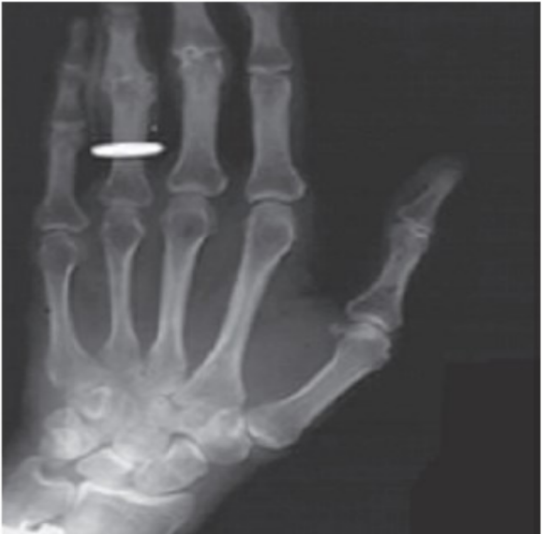
#> input picture BT03/img/hand.png, 542 x 534 px
$ python Cau1.py
#> lines starting #> are read from the running program, lines starting #| are printed output that depends on the picture
import cv2
import numpy as np
import matplotlib.pyplot as plt
from math import e

plt.rcParams.update({'font.size': 5})
img = cv2.imread('img/hand.png', cv2.IMREAD_GRAYSCALE)
#> img: shape (534, 542); min 43, max 255, mean 83.9
img = cv2.resize(img, (420, 344))
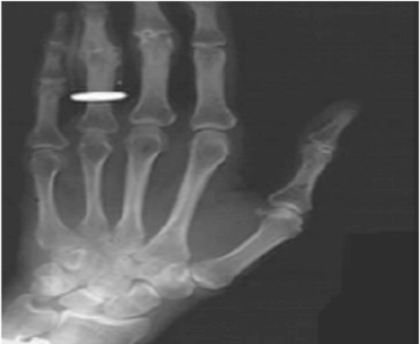
#> img: shape (344, 420); min 43, max 254, mean 83.9
rows, cols = img.shape
#> rows = 344; cols = 420
crow,ccol = rows//2 , cols//2
#> crow = 172; ccol = 210
Do = 25

# Low pass Filter using Distance Matrix
def LowDesign(img, rows, cols, Do):
    # D is distance Matrix
#> called with rows = 344, cols = 420, Do = 25
    D = np.zeros([rows, cols], dtype=np.uint32)
    # H is Filter
    H = np.zeros([rows, cols,2], dtype=np.uint8)
    r = rows // 2
#> r = 172
    c = cols // 2
#> c = 210
    # Distance Vector
    for u in range(0, rows):
        for v in range(0, cols):
            D[u, v] = ((u - r)**2 + (v - c)**2)**0.5
            square = -D[u,v]**2/2*Do**2
            H[u,v] = e**square
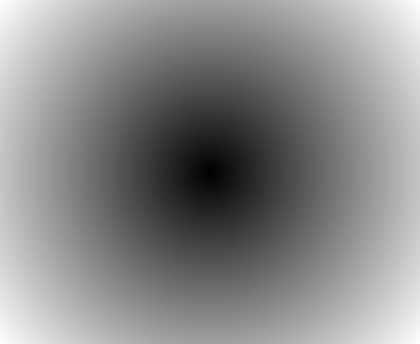
#> D: shape (344, 420) uint32; min 0, max 271, mean 146.1; drawn with min black and max white
    # Using Cut off frequncy applying 0 and 255 in H to make alow pass filter and center = 1

    return H

# High pass Filter using Distance Matrix
def HighDesign(img, rows, cols, Do):
    # D is distance Matrix
#> called with rows = 344, cols = 420, Do = 25
    D = np.zeros([rows, cols], dtype=np.uint32)
    # H is Filter
    H = np.zeros([rows, cols,2], dtype=np.uint8)
    r = rows // 2
#> r = 172
    c = cols // 2
#> c = 210
    # Distance Vector
    for u in range(0, rows):
        for v in range(0, cols):
            D[u, v] = ((u - r)**2 + (v - c)**2)**0.5
            square = -D[u,v]**2/2*Do**2
            H[u,v] = 1 - e**square
    # Using Cut off frequncy applying 0 and 255 in H to make alow pass filter and center = 1

    return H


# create a mask remain all zeros, center is 1,
L= LowDesign(img, rows, cols, Do)
H= HighDesign(img, rows, cols, Do)
# apply mask and inverse DFT
dft = cv2.dft(np.float32(img),flags = cv2.DFT_COMPLEX_OUTPUT)
dft_shift = np.fft.fftshift(dft)
fshift = dft_shift*L
f_ishift = np.fft.ifftshift(fshift)
img_back = cv2.idft(f_ishift)
img_back = cv2.magnitude(img_back[:,:,0],img_back[:,:,1])
#> img_back: shape (344, 420) float32; every value is 12121625
plt.subplot(121),plt.imshow(img, cmap = 'gray')
plt.title('Input Image'), plt.xticks([]), plt.yticks([])
plt.subplot(122),plt.imshow(img_back, cmap = 'gray')
plt.title('Result'),
plt.xticks([]), plt.yticks([])
plt.show()
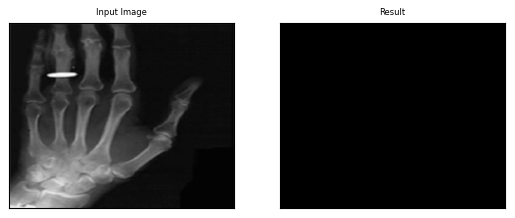
#> figure drawn by matplotlib, 2 panels
